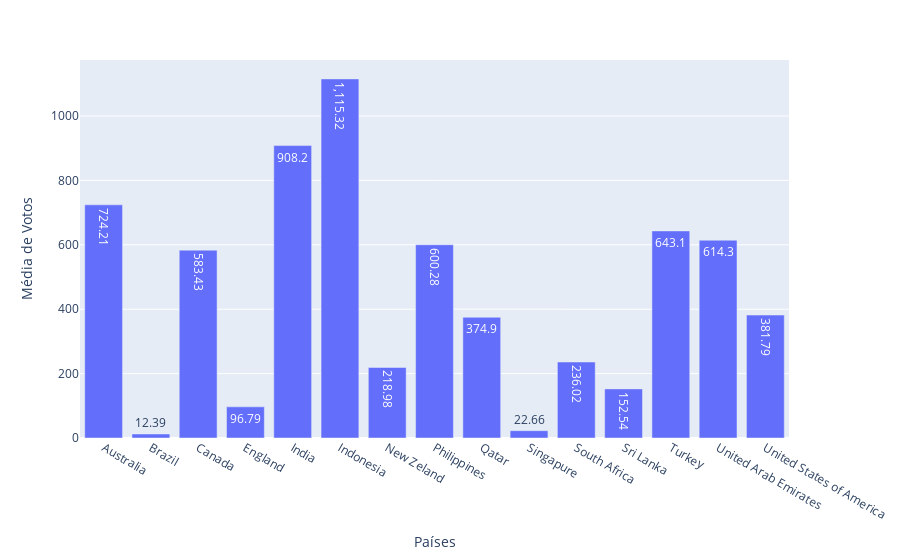

This figure's notebook cell:
### Markdown cell above
## Média de Avaliação Feitas por Pais

### Code cell
cols = ['Votes','Country Code']

df_aux = round(df.loc[:,cols].groupby('Country Code').mean().reset_index(),2)

px.bar(df_aux, x='Country Code', y='Votes',text_auto = True,
             labels = {'Votes':'Média de Votos','Country Code':'Países'})

### Figure 1 — Plotly figure (JSON) as saved in the notebook; plotly's stock layout.template omitted (floating-point values rounded to 4 significant figures)
{"data": [{"alignmentgroup": "True", "hovertemplate": "Países=%{x}<br>Média de Votos=%{y}<extra></extra>", "legendgroup": "", "marker": {"color": "#636efa", "pattern": {"shape": ""}}, "name": "", "offsetgroup": "", "orientation": "v", "showlegend": false, "textposition": "auto", "texttemplate": "%{y}", "type": "bar", "x": ["Australia", "Brazil", "Canada", "England", "India", "Indonesia", "New Zeland", "Philippines", "Qatar", "Singapure", "South Africa", "Sri Lanka", "Turkey", "United Arab Emirates", "United States of America"], "xaxis": "x", "y": [724.2, 12.39, 583.4, 96.79, 908.2, 1115.0, 219.0, 600.3, 374.9, 22.66, 236.0, 152.5, 643.1, 614.3, 381.8], "yaxis": "y"}], "layout": {"autosize": true, "barmode": "relative", "legend": {"tracegroupgap": 0}, "margin": {"t": 60}, "xaxis": {"anchor": "y", "autorange": true, "domain": [0, 1], "range": [-0.5, 14.5], "title": {"text": "Países"}, "type": "category"}, "yaxis": {"anchor": "x", "autorange": true, "domain": [0, 1], "range": [0, 1174.0], "title": {"text": "Média de Votos"}, "type": "linear"}}}
